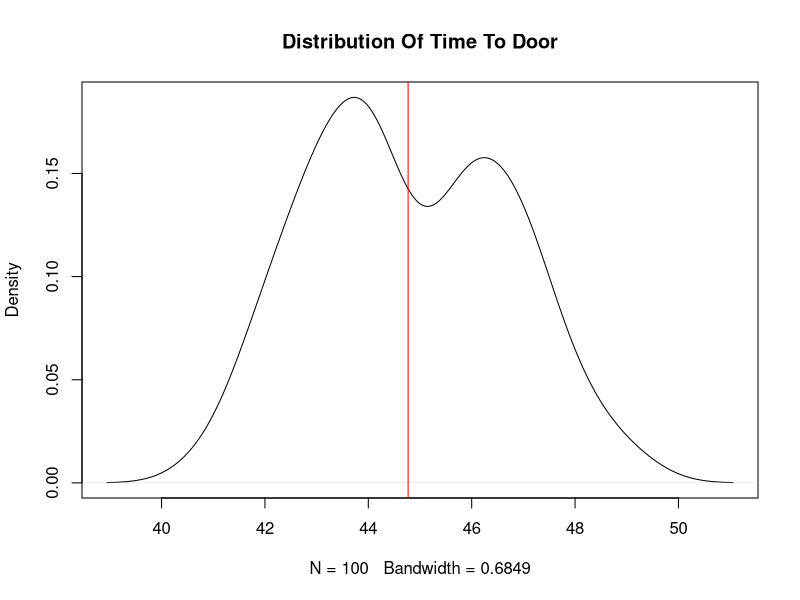

The R script that drew this image:
tvec=c()
for(j in 1:100)
{
	zx=sample(seq(50, 59, by=.5), 100, replace=TRUE)
	zy=sample(seq(50, 100, by=.5), 100, replace=TRUE)
	zs=sample(seq(.1,1,by=.1),100,replace=TRUE)
	t=0
		while(max(zx)<100)
			{
				t=t+1
					for (i in 1:length(zx))
						{
							if(zx[i] <= 60 & zy[i] >= 75)
							{
								zx[i]=zx[i]+zs[i]
								zy[i]=zy[i]-zs[i]
								if(zx[i] > 60) {zx[i]=59.5}
							}else if (zx[i] <= 60 & zy[i] <= 70)
							{
								zx[i]=zx[i] + zs[i]
								zy[i]=zy[i] + zs[i]
								if (zx[i] > 60) {zx[i]=59.5}
								} else if (zy[i] > 70 & zy[i] < 75) {zx[i]=zx[i]+zs[i]}
							}
							}
	tvec[j]=t
}


plot(density(tvec), main="Distribution Of Time To Door")
abline(v=mean(tvec),col="red")
